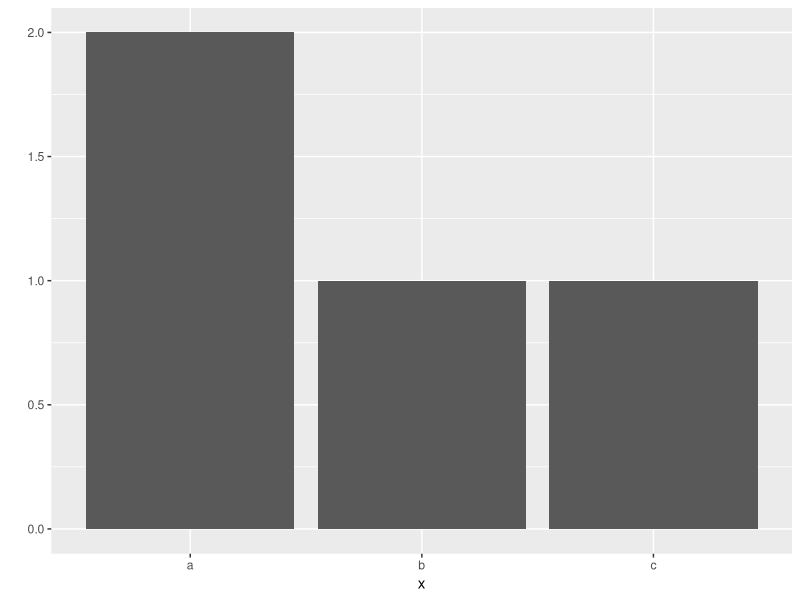
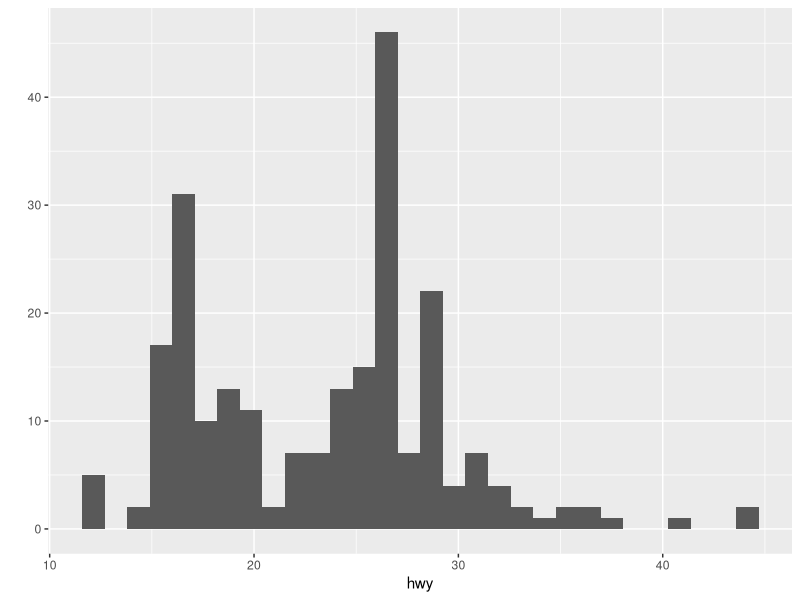
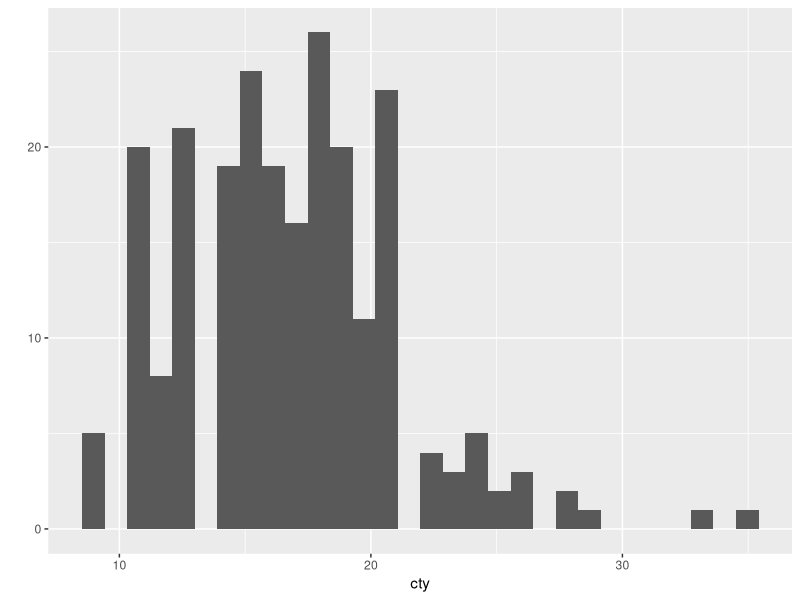
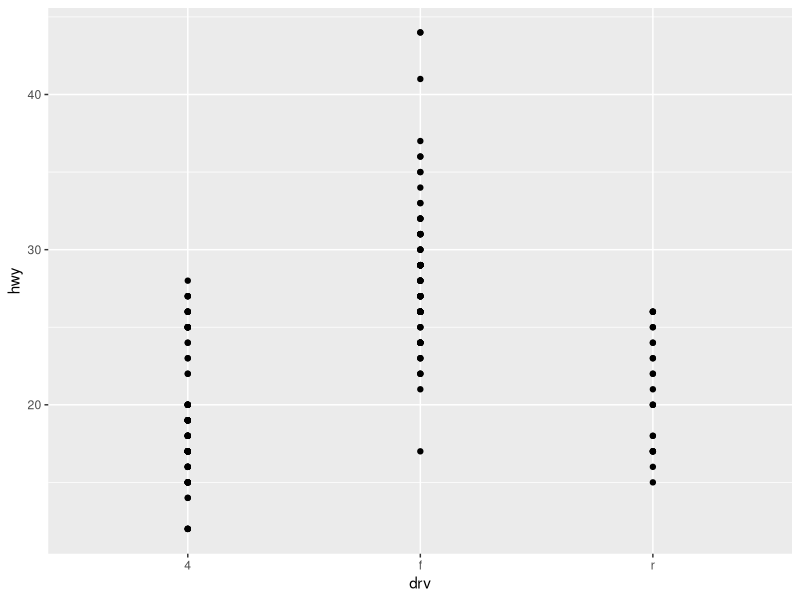
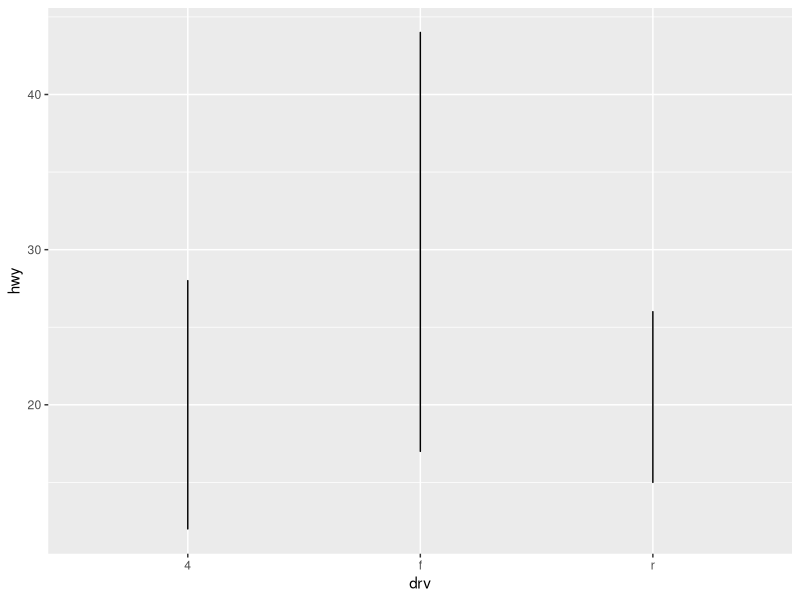
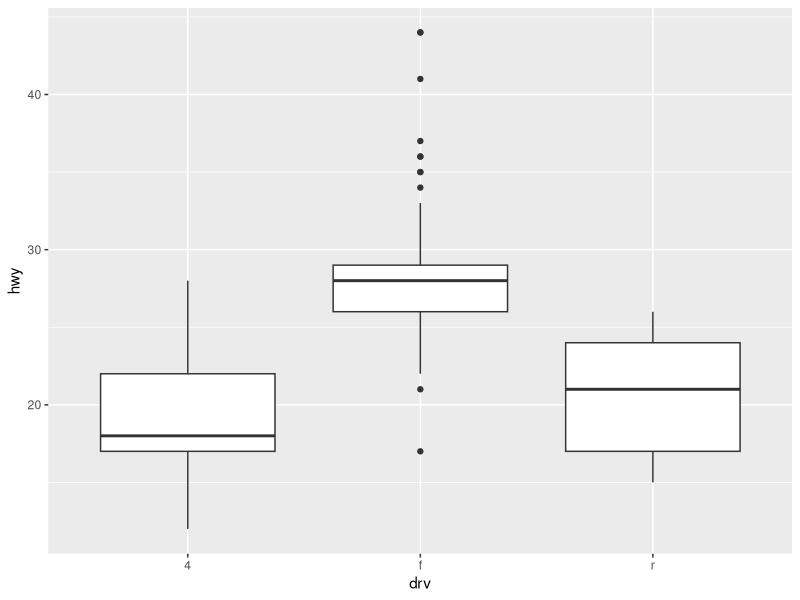
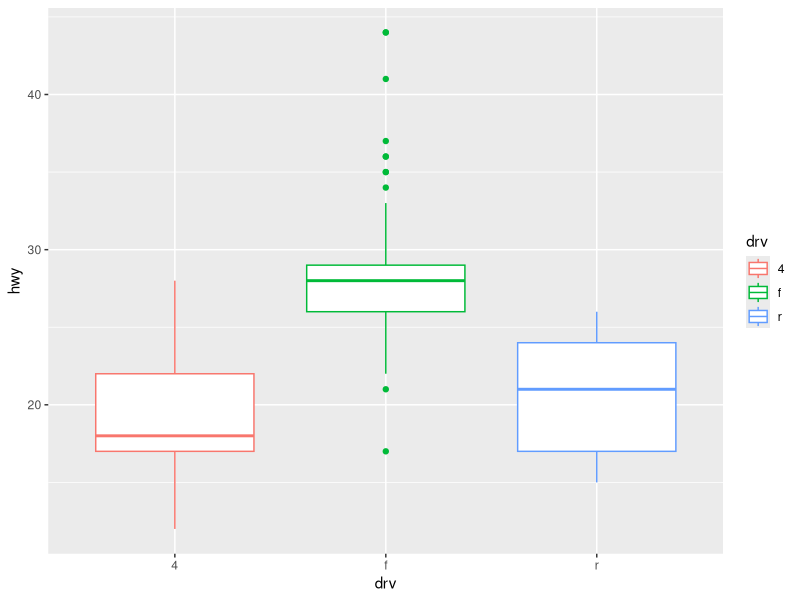

Generate these figures, in order, with R:
a<-1
a
b<-2
b

var1 <- c(1,2,5,7,8)
var1

var2 <- c(1:5)
var2

var3 <- seq(1,5)
var3

var4 <- seq(1, 10, by = 2)
var4

var5 <- seq(1, 10, by = 3)
var5

var5+2

var1+var2

str1 <- "a"
str1

str5 <- c("Hello!","Wolrd","is","good!")
str5
#단어들중 가장 긴 단어의 길이를 기준으로 출력구간을 정하기 때문에 is good간격멈

x <- c(1,2,3)
mean(x) #평균
max(x) #최댓값
min(x) #최솟값

paste(str5, collapse = ",") #쉼표를 구분자로 단어들 하나로 합치기
paste(str5, collapse = " ")

x_mean <- mean(x)
x_mean
str5_paste <- paste(str5, collapse = " ")
str5_paste

#ggplot2 패키지 설치
install.packages("ggplot2")
#ggplot2 패키지 로드
library(ggplot2)

x<-c("a","a","b","c")
qplot(x) #빈도 막대 그래프 출력

#data에 mpg, x축에 hwy변수 지정해 그래프 생성
qplot(data = mpg, x = hwy)

#x축 cty
qplot(data = mpg, x = cty)

#x축 drv, y축 hwy
qplot(data = mpg, x = drv, y = hwy)

#x축 drv, y축 hwy, 선그래프형태
qplot(data = mpg, x = drv, y = hwy, geom = "line")

#x축 drv, y축 hwy, 상자그림형태
qplot(data = mpg, x = drv, y = hwy, geom = "boxplot")

#x축 drv, y축 hwy, drv별 색표현
qplot(data = mpg, x = drv, y = hwy, geom = "boxplot", colour = drv)

#qplot 함수 매뉴얼 출력
?qplot

#Q1
score <- c(80,60,70,50,90)
score

#Q2
mean(score)

#Q3
avg <- mean(score)
avg
